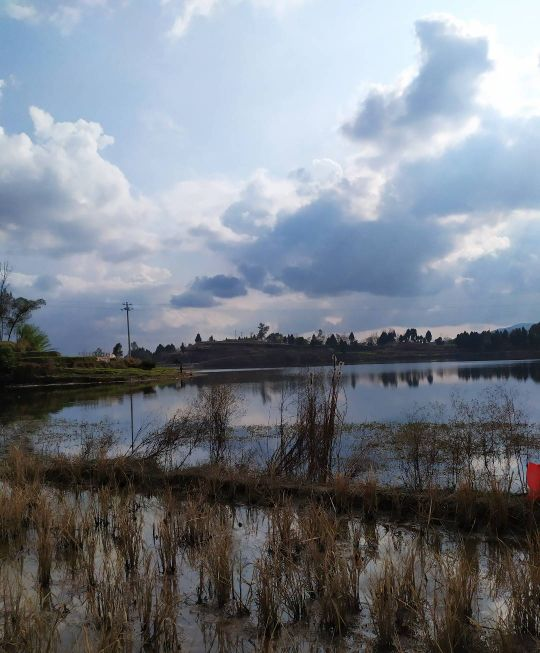
#> input picture p20211014/1.jpg, 540 x 653 px, found by its file name
$ python test3.py
#> lines starting #> are read from the running program, lines starting #| are printed output that depends on the picture; after the words box and inside, x2 and y2 are one past the last pixel; in counts of white or black regions, pixels touching at a corner belong together
import cv2
img=cv2.imread("E:/1.jpg")
#> img is the input picture: shape (653, 540, 3); mean B, G, R 136.6, 127.4, 121
'''cv2.imshow("image",img)
cv2.waitKey(0)
cv2.destroyAllWindows()'''

c=(0,0,255)
#cv2.line(img,(10,10),(500,500),c,3)
#cv2.rectangle(img,(50,50),(500,500),color=c)
cv2.circle(img,(50,50),50,c)
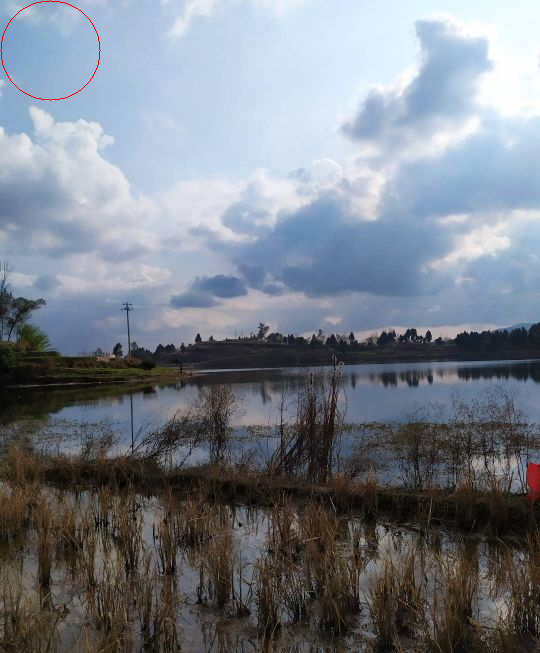
#> img: shape (653, 540, 3); 0.08% of pixels changed, all inside (x1, y1, x2, y2) = (0, 0, 101, 101)
cv2.imshow("image",img)
cv2.waitKey(0)
cv2.destroyAllWindows()
